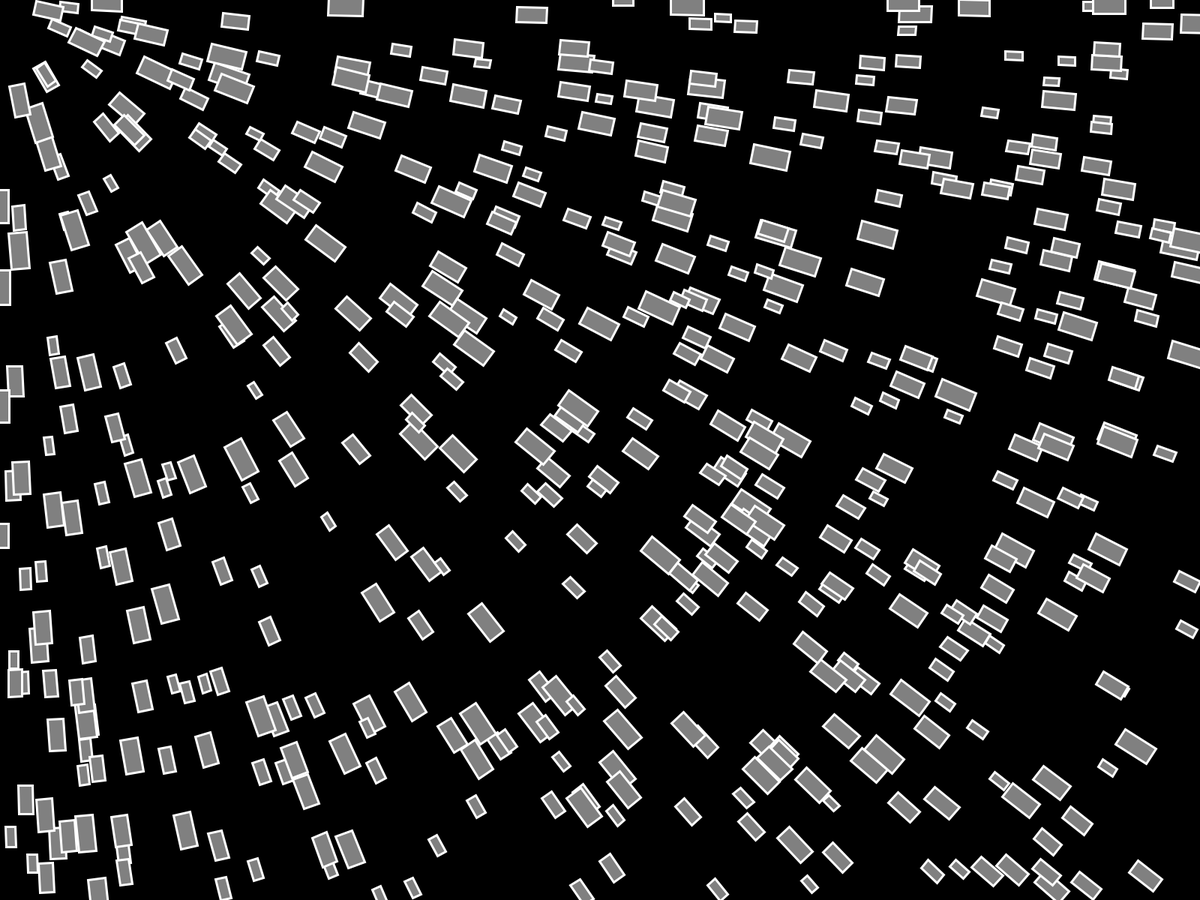
Frame 1 (no input)
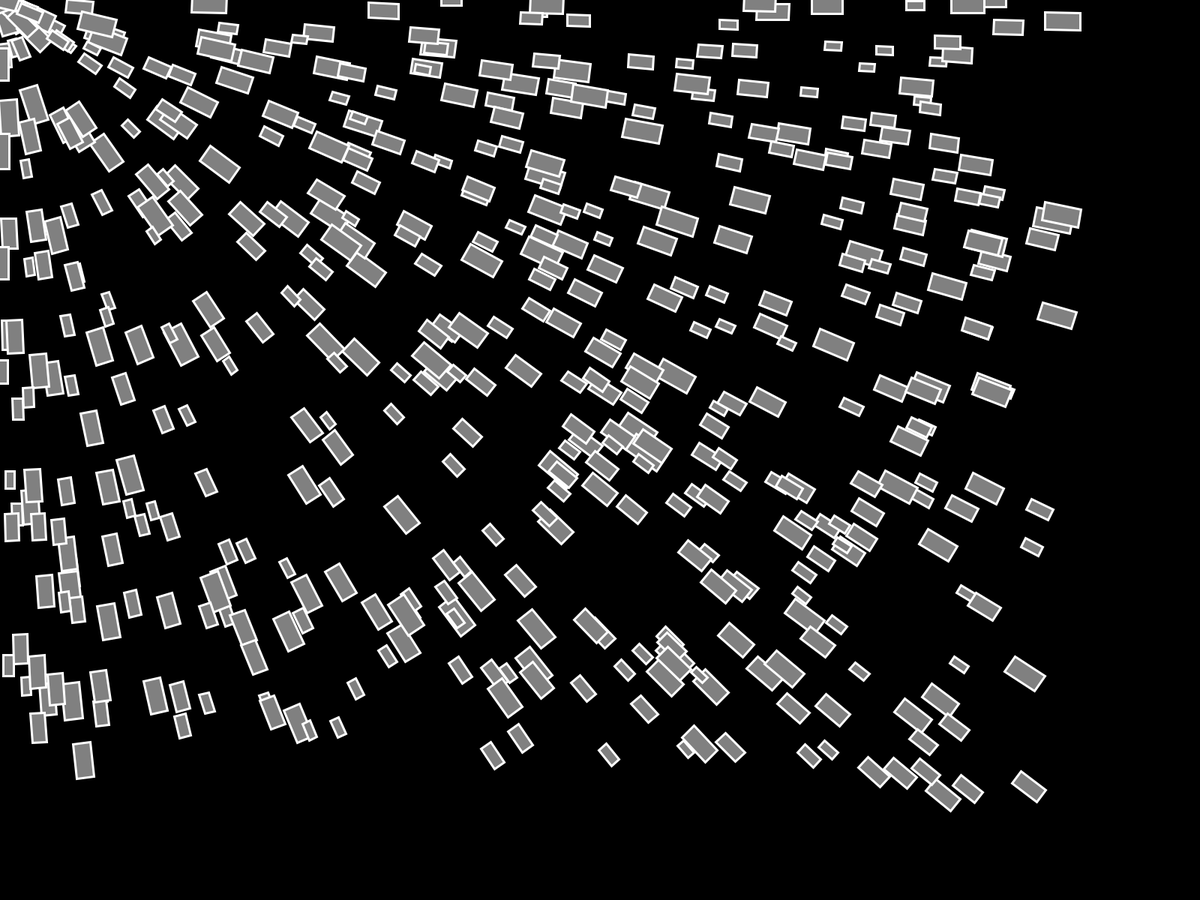
Frame 60 (the mouse pressed at the canvas centre just before this capture)
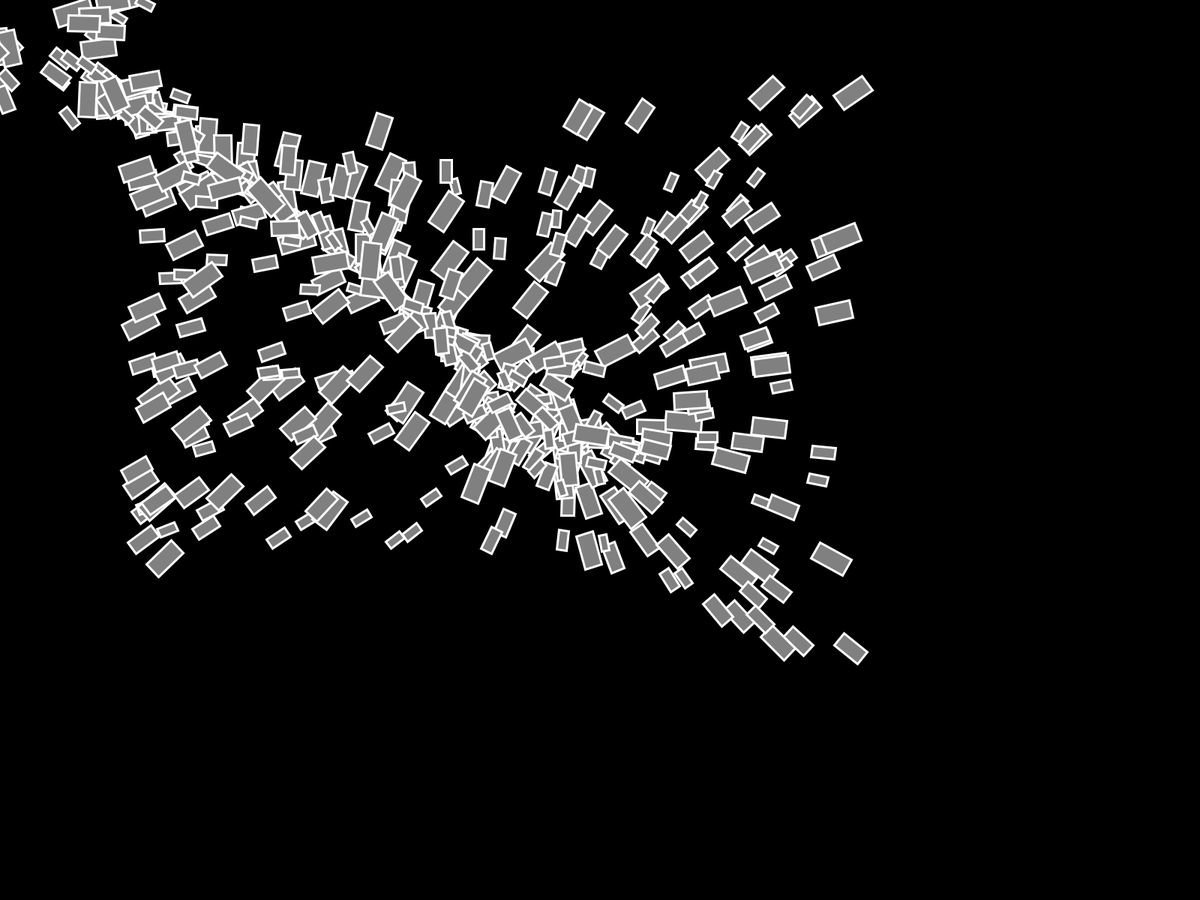
Frame 120 (the mouse held since frame 60 and released just before this capture)

The Processing sketch that drew these frames (run headless with seeded random() and noise(); from frame 60 on, the mouse is pressed at the canvas centre):

// Processing sketch: Direccion
// ── Direccion.pde
ArrayList<Perseguidor> perseguidores;

void setup() {
	//size(800, 600);
	fullScreen();
	background(0);
	//p = new Perseguidor(random(width), random(height));	
	perseguidores = new ArrayList();	
	for(int i = 0; i < 500; i++){
		perseguidores.add(new Perseguidor(random(width), random(height)));
	}
}

void draw() {
	background(0);
	for(Perseguidor p : perseguidores){
		p.actualizar();
		p.dibujar();
	}
}
// ── Perseguidor.pde
class Perseguidor{
	PVector pos;
	PVector vel;
	PVector acc;
	float masa;

	Perseguidor(float x, float y){
		pos = new PVector(x, y);
		vel = new PVector(0,0);
		acc = new PVector(0,0);
		masa = random(2, 5);
	}

	void actualizar(){
		PVector dir = PVector.sub(new PVector(mouseX, mouseY), pos);
		dir.setMag(0.5);
		pos.add(vel);
		dir.div(masa);
		vel.add(dir);
		vel.limit(5);
	}

	void dibujar(){
		strokeWeight(3);
		stroke(255);
		fill(128);
		pushMatrix();
		translate(pos.x, pos.y);
		float ang = atan(vel.y / vel.x);
		rotate(ang);
		rectMode(CENTER);
		rect(0, 0, masa*10, masa*5);
		popMatrix();
	}
}
